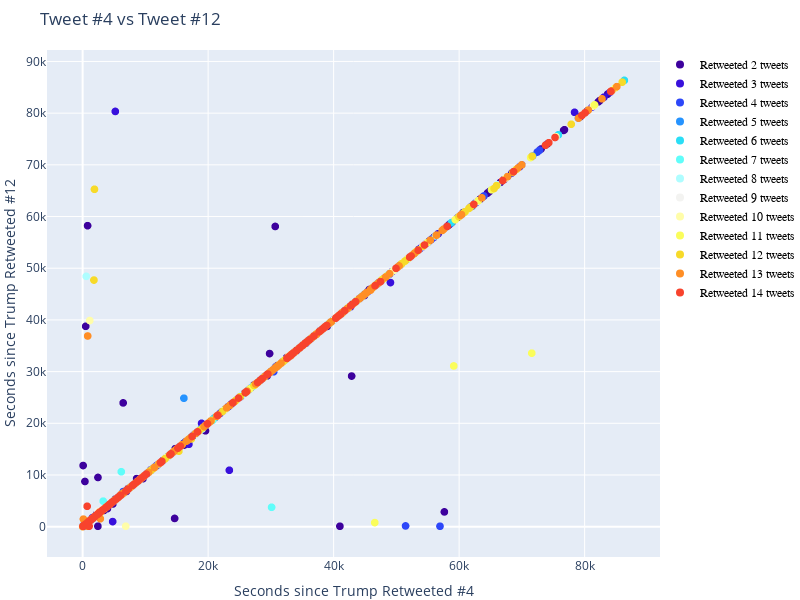

Notebook source saved alongside this figure:
### Markdown cell above
# For `X` hour windows:

### Code cell
window=24

retweets_after_trump, source_counts, user_counts = get_retweets_after_trump(df, window=window, debug=True)

#Which should we compare?
A = 4
B = 12

df2, sr, p = rank_twitterers(retweets_after_trump[A], retweets_after_trump[B])
print("The % similar is: {:.2f} with {} users in both streams".format(p, len(df2)))
print(sr)


f = make_plot(df2, user_counts)
f.show()

with open('/data/www/tmp.html','w') as outFile:
    outFile.write( plotly.io.to_html(f,include_plotlyjs='cdn') )
